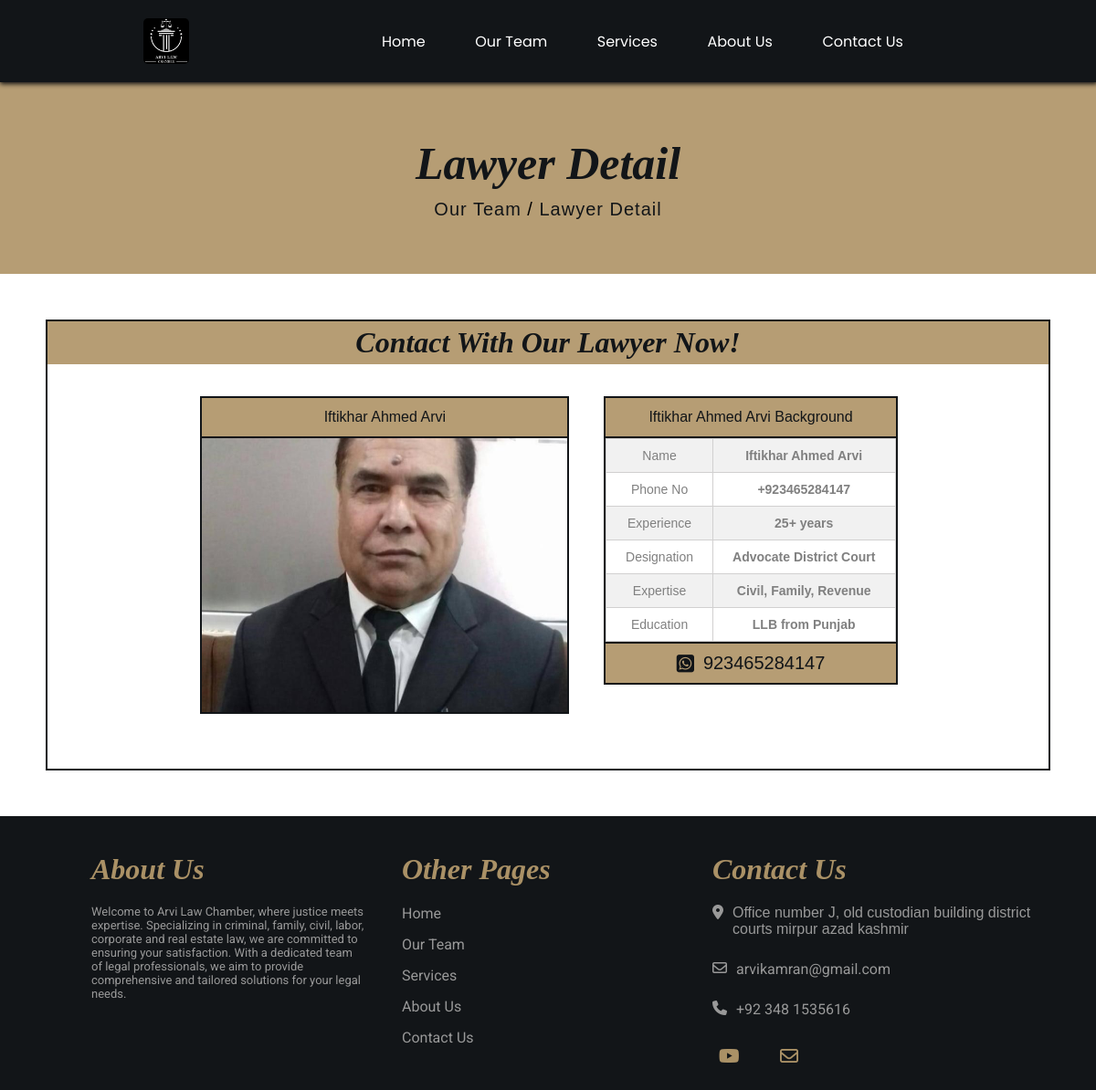
The app's page /lawyerdetail/5/ with its own data.
### home/models.py (models this page shows, shortened)
class Lawyer(models.Model):
    name = models.CharField(max_length=100, null=True)
    picture = models.ImageField(upload_to='profile-picture/', null=True, blank=True)
    phoneno = models.CharField(max_length=13, null=True)
    education = models.CharField(max_length=100, null=True)
    experience = models.CharField(max_length=50, null=True)
    designation = models.CharField(max_length=50, null=True)
    expertise = models.CharField(max_length=100, null=True)

### home/views.py (the view)
# urls.py: path('lawyerdetail/<str:pk_test>/', views.lawyerdetail, name='lawyer'),
def lawyerdetail(request, pk_test):
    lawyer = Lawyer.objects.get(id=pk_test)
    context = {'lawyer':lawyer}
    return render(request, 'home/lawyerdetail.html', context)

### home/templates/home/lawyerdetail.html (shortened to what this page needs)
{% extends "home/main.html" %}
{% load static %}
{% block content %}
<link rel="stylesheet" href="{% static "/css/lawyerdetail.css" %}">
<link rel="stylesheet" href="https://cdnjs.cloudflare.com/ajax/libs/font-awesome/6.4.2/css/all.min.css" />
<div class="teamdetail">
    <div class="teamconttop">
        <div class="teamtophead">
            Lawyer Detail
        </div>
        <div class="teamtopinfo">
            <a href="">Our Team</a>
            /
            <a href="">Lawyer Detail</a>
        </div>
    </div>
    <div class="lawyerdetailcont">
        <div class="lawyerdetailhead">
            <h1>Contact With Our Lawyer Now!</h1>
        </div>
        <div class="lawyerdetailbody">
            <div class="lawyerdetailleft">
                <div class="infolefttittle">
                    {{lawyer.name}}
                </div>
                <div class="infoleftpic">
                    <img  src="{{lawyer.picture.url}}" alt="">
                </div>
            </div>
            <div class="lawyerdetailright">
                <div class="inforighttitle">
                    {{lawyer.name}} Background
                </div>
                <div class="inforighttable">
                    <table class="infotable" border=1>
                        <tr>
                            <td>Name</td>
                            <td>{{lawyer.name}}</td>
                        </tr>
                        <tr>
                            <td>Phone No</td>
                            <td>+{{lawyer.phoneno}}</td>
                        </tr>
                        <tr>
                            <td>Experience</td>
                            <td>{{lawyer.experience}}</td>
                        </tr>
                        <tr>
                            <td>Designation</td>
                            <td>{{lawyer.designation}}</td>
                        </tr>
                        <tr>
                            <td>Expertise</td>
                            <td>{{lawyer.expertise}}</td>
                        </tr>
                        <tr>
                            <td>Education</td>
                            <td>{{lawyer.education}}</td>
                        </tr>
                    </table>
                </div>
                <a class="lawyerdetailcontact" href="https://wa.me/923485310150" target='_blank'>
                        <i class="detailcontactchild fa-brands fa-square-whatsapp"></i>
                        <span class='detailcontactchild '>{{lawyer.phoneno}} </span>
                </a>
            </div>
        </div>
    </div>
</div>
{% endblock content %}

### static/css/navbar.css (style rules this page uses)
* { margin: 0; padding: 0; }

### static/css/lawyerdetail.css (style rules this page uses)
.teamdetail { margin-top: 90px; }
.teamdetail .teamconttop { background: #b69d74; height: 150px; display: flex; flex-direction: column; justify-content: center; align-items: center; padding: 30px 0; }
.teamconttop .teamtophead { font-size: 50px; font-weight: bold; font-family: 'EB Garamond', serif; font-style: italic; margin-bottom: 10px; color: #121518; }
.teamconttop .teamtopinfo { letter-spacing: 1px; font-size: 20px; }
.teamconttop .teamtopinfo a { text-decoration: none; color: #121518; transition: 0.4s; }
.teamdetail .lawyerdetailcont { margin: 50px; border: 2px solid #121518; }
.lawyerdetailcont .lawyerdetailhead { display: flex; justify-content: center; color: #121518; background-color: #b69d74; padding: 5px 0; font-style: italic; margin-bottom: 10px; }
.lawyerdetailcont .lawyerdetailhead h1 { font-family: 'EB Garamond', serif; }
.lawyerdetailcont .lawyerdetailbody { display: flex; justify-content: center; width: 70vw; padding-top: 15px; padding-bottom: 50px; width: 100%; }
.lawyerdetailbody .lawyerdetailleft { display: flex; flex-direction: column; align-items: center; margin: 10px 20px; border: 2px solid #121518; }
.lawyerdetailleft .infolefttittle { background-color: #b69d74; color: #121518; width: 100%; display: flex; justify-content: center; padding: 12px 0; border-bottom: 2px solid #121518; }
.lawyerdetailleft .infoleftpic { width: 400px; height: 300px; overflow: hidden; }
.lawyerdetailleft .infoleftpic img { width: 100%; height: 100%; object-fit: cover; transition: 0.4s; cursor: pointer; }
.lawyerdetailright { display: flex; flex-direction: column; align-items: center; margin: 10px 20px; }
.lawyerdetailright .inforighttitle { background-color: #b69d74; color: #121518; width: 100%; display: flex; justify-content: center; padding: 12px 0; border: 2px solid #121518; }
.lawyerdetailright .inforighttable { width: 100%; display: flex; flex-direction: column; justify-content: center; border-right: 2px solid #121518; border-left: 2px solid #121518; }
.inforighttable table { border: 1px solid rgb(209, 208, 208); border-collapse: collapse; color: rgb(128, 128, 128); font-size: 14px; }
.inforighttable table tr td { padding: 10px 20px; text-align: center; }
.inforighttable table tr:nth-child(odd) { background-color: rgb(241, 241, 241); }
.inforighttable table tr td:nth-child(even) { font-weight: bold; }
.lawyerdetailcontact { background-color: #b69d74; padding: 10px 0; width: 100%; border: 2px solid #121518; display: flex; justify-content: center; text-decoration: none; color: #121518; font-size: 20px; transition: 0.4s; align-items: center; }
.lawyerdetailcontact i { color: #121518; font-size: 22px; }
.lawyerdetailcontact .detailcontactchild { margin: 0px 5px; }

### static/css/footer.css (style rules this page uses)
* { margin: 0; padding: 0; font-family: sans-serif,Arial, Helvetica, sans-serif; }

### records on screen
Lawyer: name "Iftikhar Ahmed Arvi", picture (picture), phoneno "923465284147", experience "25+ years", designation "Advocate District Court", expertise "Civil, Family, Revenue", education "LLB from Punjab"
